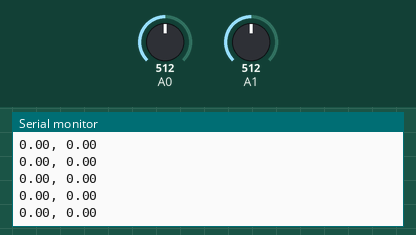
A sketch run on a simulated Arduino Uno, built with avr-gcc and run on an emulated ATmega328P. Shown: the last lines printed to the serial monitor. The test bench sets the inputs (shaded band); at power-on: A0 = 512, A1 = 512.

Above: at 1.2 s.
1.3 s: A0 set to 497
At 2.4 s:
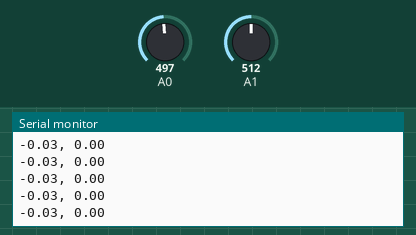
4.3 s: A1 set to 716
At 5.4 s:
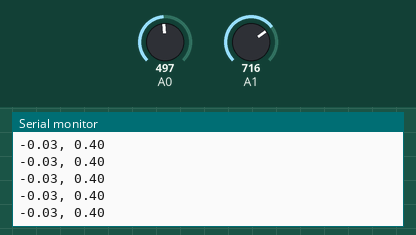
7.3 s: A0 set to 511
At 8.1 s:
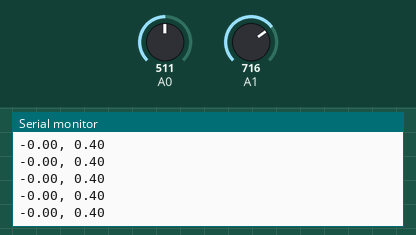
8.8 s: A1 set to 900
At 9.9 s:
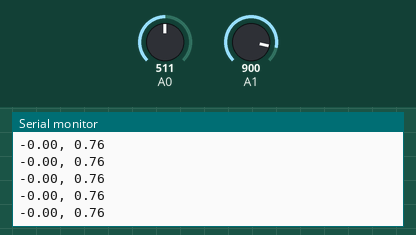
Timing chart, 0 to 11.3 s (numbered marks = the images above; inputs shaded):
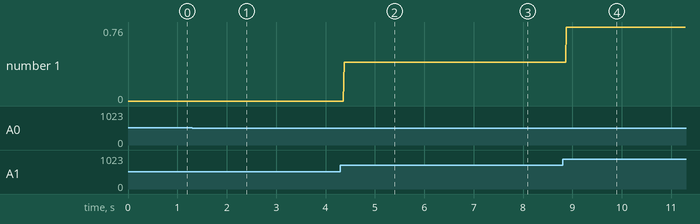

The sketch:

Analog_Joystick_Reader.ino
```cpp
void setup() {
  // put your setup code here, to run once:
  // initialize serial connection
  Serial.begin(9600);
}

void loop() {
  // put your main code here, to run repeatedly:
  // read x, y values (bottomLeft = (0.00, 0.00), rest = (0.50, 0.50))
  int sensorValueX = analogRead(A0);
  int sensorValueY = analogRead(A1);

  // convert input values to coordinates between (-1.0, 1.0)
  float xCoordinate = (2.0 * sensorValueX / 1023.0) - 1;
  float yCoordinate = (2.0 * sensorValueY / 1023.0) - 1;

  Serial.print(xCoordinate);
  Serial.print(", ");
  Serial.println(yCoordinate);
}
```

Measured:
- after the input at 1.3 s, the serial monitor: prints a new line after 0.07 s (image 1)
- after the input at 4.3 s, the serial monitor: prints a new line after 0.07 s (image 2)
- after the input at 7.3 s, the serial monitor: prints a new line after 0.08 s (image 3)
- after the input at 8.8 s, the serial monitor: prints a new line after 0.08 s (image 4)
- plotted number 1: 0 → 0.4 after the input at 4.3 s, 0.4 → 0.76 after the input at 8.8 s
